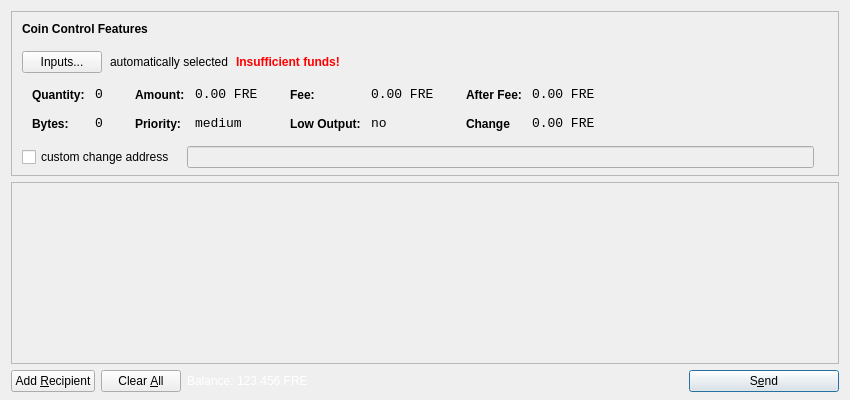
<?xml version="1.0" encoding="UTF-8"?>
<ui version="4.0">
 <class>SendCoinsDialog</class>
 <widget class="QDialog" name="SendCoinsDialog">
  <property name="geometry">
   <rect>
    <x>0</x>
    <y>0</y>
    <width>850</width>
    <height>400</height>
   </rect>
  </property>
  <property name="windowTitle">
   <string>Send Coins</string>
  </property>
  <property name="styleSheet">
   <string notr="true">QListView { background: transparent; }</string>
  </property>
  <layout class="QVBoxLayout" name="verticalLayout" stretch="0,1,0">
   <property name="bottomMargin">
    <number>8</number>
   </property>
   <item>
    <widget class="QFrame" name="frameCoinControl">
     <property name="sizePolicy">
      <sizepolicy hsizetype="Expanding" vsizetype="Expanding">
       <horstretch>0</horstretch>
       <verstretch>0</verstretch>
      </sizepolicy>
     </property>
     <property name="maximumSize">
      <size>
       <width>16777215</width>
       <height>16777215</height>
      </size>
     </property>
     <property name="styleSheet">
      <string notr="true">QListView { background: transparent; }</string>
     </property>
     <property name="frameShape">
      <enum>QFrame::StyledPanel</enum>
     </property>
     <property name="frameShadow">
      <enum>QFrame::Sunken</enum>
     </property>
     <layout class="QVBoxLayout" name="verticalLayoutCoinControl2">
      <property name="spacing">
       <number>6</number>
      </property>
      <property name="leftMargin">
       <number>0</number>
      </property>
      <property name="topMargin">
       <number>0</number>
      </property>
      <property name="rightMargin">
       <number>0</number>
      </property>
      <property name="bottomMargin">
       <number>6</number>
      </property>
      <item>
       <layout class="QVBoxLayout" name="verticalLayoutCoinControl" stretch="0,0,0,0,1">
        <property name="spacing">
         <number>0</number>
        </property>
        <property name="leftMargin">
         <number>10</number>
        </property>
        <property name="topMargin">
         <number>10</number>
        </property>
        <item>
         <layout class="QHBoxLayout" name="horizontalLayoutCoinControl1">
          <property name="bottomMargin">
           <number>15</number>
          </property>
          <item>
           <widget class="QLabel" name="labelCoinControlFeatures">
            <property name="sizePolicy">
             <sizepolicy hsizetype="Preferred" vsizetype="Maximum">
              <horstretch>0</horstretch>
              <verstretch>0</verstretch>
             </sizepolicy>
            </property>
            <property name="font">
             <font>
              <weight>75</weight>
              <bold>true</bold>
             </font>
            </property>
            <property name="styleSheet">
             <string notr="true">font-weight:bold;</string>
            </property>
            <property name="text">
             <string>Coin Control Features</string>
            </property>
           </widget>
          </item>
         </layout>
        </item>
        <item>
         <layout class="QHBoxLayout" name="horizontalLayoutCoinControl2" stretch="0,0,0,0">
          <property name="spacing">
           <number>8</number>
          </property>
          <property name="bottomMargin">
           <number>10</number>
          </property>
          <item>
           <widget class="QPushButton" name="pushButtonCoinControl">
            <property name="styleSheet">
             <string notr="true"/>
            </property>
            <property name="text">
             <string>Inputs...</string>
            </property>
           </widget>
          </item>
          <item>
           <widget class="QLabel" name="labelCoinControlAutomaticallySelected">
            <property name="text">
             <string>automatically selected</string>
            </property>
            <property name="margin">
             <number>5</number>
            </property>
           </widget>
          </item>
          <item>
           <widget class="QLabel" name="labelCoinControlInsuffFunds">
            <property name="font">
             <font>
              <weight>75</weight>
              <bold>true</bold>
             </font>
            </property>
            <property name="styleSheet">
             <string notr="true">color:red;font-weight:bold;</string>
            </property>
            <property name="text">
             <string>Insufficient funds!</string>
            </property>
            <property name="margin">
             <number>5</number>
            </property>
           </widget>
          </item>
          <item>
           <spacer name="horizontalSpacerCoinControl">
            <property name="orientation">
             <enum>Qt::Horizontal</enum>
            </property>
            <property name="sizeHint" stdset="0">
             <size>
              <width>40</width>
              <height>1</height>
             </size>
            </property>
           </spacer>
          </item>
         </layout>
        </item>
        <item>
         <widget class="QWidget" name="widgetCoinControl" native="true">
          <property name="sizePolicy">
           <sizepolicy hsizetype="Preferred" vsizetype="Preferred">
            <horstretch>0</horstretch>
            <verstretch>0</verstretch>
           </sizepolicy>
          </property>
          <property name="minimumSize">
           <size>
            <width>0</width>
            <height>0</height>
           </size>
          </property>
          <property name="styleSheet">
           <string notr="true"/>
          </property>
          <layout class="QHBoxLayout" name="horizontalLayoutCoinControl5">
           <property name="margin">
            <number>0</number>
           </property>
           <item>
            <layout class="QHBoxLayout" name="horizontalLayoutCoinControl3" stretch="0,0,0,1">
             <property name="spacing">
              <number>20</number>
             </property>
             <property name="topMargin">
              <number>0</number>
             </property>
             <property name="bottomMargin">
              <number>10</number>
             </property>
             <item>
              <layout class="QFormLayout" name="formLayoutCoinControl1">
               <property name="horizontalSpacing">
                <number>10</number>
               </property>
               <property name="verticalSpacing">
                <number>14</number>
               </property>
               <property name="leftMargin">
                <number>10</number>
               </property>
               <property name="topMargin">
                <number>4</number>
               </property>
               <property name="rightMargin">
                <number>6</number>
               </property>
               <item row="0" column="0">
                <widget class="QLabel" name="labelCoinControlQuantityText">
                 <property name="styleSheet">
                  <string notr="true">font-weight:bold;</string>
                 </property>
                 <property name="text">
                  <string>Quantity:</string>
                 </property>
                 <property name="margin">
                  <number>0</number>
                 </property>
                </widget>
               </item>
               <item row="0" column="1">
                <widget class="QLabel" name="labelCoinControlQuantity">
                 <property name="font">
                  <font>
                   <family>Monospace</family>
                   <pointsize>10</pointsize>
                  </font>
                 </property>
                 <property name="cursor">
                  <cursorShape>IBeamCursor</cursorShape>
                 </property>
                 <property name="contextMenuPolicy">
                  <enum>Qt::ActionsContextMenu</enum>
                 </property>
                 <property name="text">
                  <string>0</string>
                 </property>
                 <property name="margin">
                  <number>0</number>
                 </property>
                 <property name="textInteractionFlags">
                  <set>Qt::LinksAccessibleByMouse|Qt::TextSelectableByKeyboard|Qt::TextSelectableByMouse</set>
                 </property>
                </widget>
               </item>
               <item row="1" column="0">
                <widget class="QLabel" name="labelCoinControlBytesText">
                 <property name="styleSheet">
                  <string notr="true">font-weight:bold;</string>
                 </property>
                 <property name="text">
                  <string>Bytes:</string>
                 </property>
                </widget>
               </item>
               <item row="1" column="1">
                <widget class="QLabel" name="labelCoinControlBytes">
                 <property name="font">
                  <font>
                   <family>Monospace</family>
                   <pointsize>10</pointsize>
                  </font>
                 </property>
                 <property name="cursor">
                  <cursorShape>IBeamCursor</cursorShape>
                 </property>
                 <property name="contextMenuPolicy">
                  <enum>Qt::ActionsContextMenu</enum>
                 </property>
                 <property name="text">
                  <string>0</string>
                 </property>
                 <property name="textInteractionFlags">
                  <set>Qt::LinksAccessibleByMouse|Qt::TextSelectableByKeyboard|Qt::TextSelectableByMouse</set>
                 </property>
                </widget>
               </item>
              </layout>
             </item>
             <item>
              <layout class="QFormLayout" name="formLayoutCoinControl2">
               <property name="horizontalSpacing">
                <number>10</number>
               </property>
               <property name="verticalSpacing">
                <number>14</number>
               </property>
               <property name="leftMargin">
                <number>6</number>
               </property>
               <property name="topMargin">
                <number>4</number>
               </property>
               <property name="rightMargin">
                <number>6</number>
               </property>
               <item row="0" column="0">
                <widget class="QLabel" name="labelCoinControlAmountText">
                 <property name="styleSheet">
                  <string notr="true">font-weight:bold;</string>
                 </property>
                 <property name="text">
                  <string>Amount:</string>
                 </property>
                 <property name="margin">
                  <number>0</number>
                 </property>
                </widget>
               </item>
               <item row="0" column="1">
                <widget class="QLabel" name="labelCoinControlAmount">
                 <property name="font">
                  <font>
                   <family>Monospace</family>
                   <pointsize>10</pointsize>
                  </font>
                 </property>
                 <property name="cursor">
                  <cursorShape>IBeamCursor</cursorShape>
                 </property>
                 <property name="contextMenuPolicy">
                  <enum>Qt::ActionsContextMenu</enum>
                 </property>
                 <property name="text">
                  <string>0.00 FRE</string>
                 </property>
                 <property name="textInteractionFlags">
                  <set>Qt::LinksAccessibleByMouse|Qt::TextSelectableByKeyboard|Qt::TextSelectableByMouse</set>
                 </property>
                </widget>
               </item>
               <item row="1" column="0">
                <widget class="QLabel" name="labelCoinControlPriorityText">
                 <property name="styleSheet">
                  <string notr="true">font-weight:bold;</string>
                 </property>
                 <property name="text">
                  <string>Priority:</string>
                 </property>
                </widget>
               </item>
               <item row="1" column="1">
                <widget class="QLabel" name="labelCoinControlPriority">
                 <property name="font">
                  <font>
                   <family>Monospace</family>
                   <pointsize>10</pointsize>
                  </font>
                 </property>
                 <property name="cursor">
                  <cursorShape>IBeamCursor</cursorShape>
                 </property>
                 <property name="contextMenuPolicy">
                  <enum>Qt::ActionsContextMenu</enum>
                 </property>
                 <property name="text">
                  <string>medium</string>
                 </property>
                 <property name="textInteractionFlags">
                  <set>Qt::LinksAccessibleByMouse|Qt::TextSelectableByKeyboard|Qt::TextSelectableByMouse</set>
                 </property>
                </widget>
               </item>
              </layout>
             </item>
             <item>
              <layout class="QFormLayout" name="formLayoutCoinControl3">
               <property name="horizontalSpacing">
                <number>10</number>
               </property>
               <property name="verticalSpacing">
                <number>14</number>
               </property>
               <property name="leftMargin">
                <number>6</number>
               </property>
               <property name="topMargin">
                <number>4</number>
               </property>
               <property name="rightMargin">
                <number>6</number>
               </property>
               <item row="0" column="0">
                <widget class="QLabel" name="labelCoinControlFeeText">
                 <property name="styleSheet">
                  <string notr="true">font-weight:bold;</string>
                 </property>
                 <property name="text">
                  <string>Fee:</string>
                 </property>
                 <property name="margin">
                  <number>0</number>
                 </property>
                </widget>
               </item>
               <item row="0" column="1">
                <widget class="QLabel" name="labelCoinControlFee">
                 <property name="font">
                  <font>
                   <family>Monospace</family>
                   <pointsize>10</pointsize>
                  </font>
                 </property>
                 <property name="cursor">
                  <cursorShape>IBeamCursor</cursorShape>
                 </property>
                 <property name="contextMenuPolicy">
                  <enum>Qt::ActionsContextMenu</enum>
                 </property>
                 <property name="text">
                  <string>0.00 FRE</string>
                 </property>
                 <property name="textInteractionFlags">
                  <set>Qt::LinksAccessibleByMouse|Qt::TextSelectableByKeyboard|Qt::TextSelectableByMouse</set>
                 </property>
                </widget>
               </item>
               <item row="1" column="0">
                <widget class="QLabel" name="labelCoinControlLowOutputText">
                 <property name="styleSheet">
                  <string notr="true">font-weight:bold;</string>
                 </property>
                 <property name="text">
                  <string>Low Output:</string>
                 </property>
                </widget>
               </item>
               <item row="1" column="1">
                <widget class="QLabel" name="labelCoinControlLowOutput">
                 <property name="font">
                  <font>
                   <family>Monospace</family>
                   <pointsize>10</pointsize>
                  </font>
                 </property>
                 <property name="cursor">
                  <cursorShape>IBeamCursor</cursorShape>
                 </property>
                 <property name="contextMenuPolicy">
                  <enum>Qt::ActionsContextMenu</enum>
                 </property>
                 <property name="text">
                  <string>no</string>
                 </property>
                 <property name="textInteractionFlags">
                  <set>Qt::LinksAccessibleByMouse|Qt::TextSelectableByKeyboard|Qt::TextSelectableByMouse</set>
                 </property>
                </widget>
               </item>
              </layout>
             </item>
             <item>
              <layout class="QFormLayout" name="formLayoutCoinControl4">
               <property name="horizontalSpacing">
                <number>10</number>
               </property>
               <property name="verticalSpacing">
                <number>14</number>
               </property>
               <property name="leftMargin">
                <number>6</number>
               </property>
               <property name="topMargin">
                <number>4</number>
               </property>
               <property name="rightMargin">
                <number>6</number>
               </property>
               <item row="0" column="0">
                <widget class="QLabel" name="labelCoinControlAfterFeeText">
                 <property name="styleSheet">
                  <string notr="true">font-weight:bold;</string>
                 </property>
                 <property name="text">
                  <string>After Fee:</string>
                 </property>
                 <property name="margin">
                  <number>0</number>
                 </property>
                </widget>
               </item>
               <item row="0" column="1">
                <widget class="QLabel" name="labelCoinControlAfterFee">
                 <property name="font">
                  <font>
                   <family>Monospace</family>
                   <pointsize>10</pointsize>
                  </font>
                 </property>
                 <property name="cursor">
                  <cursorShape>IBeamCursor</cursorShape>
                 </property>
                 <property name="contextMenuPolicy">
                  <enum>Qt::ActionsContextMenu</enum>
                 </property>
                 <property name="text">
                  <string>0.00 FRE</string>
                 </property>
                 <property name="textInteractionFlags">
                  <set>Qt::LinksAccessibleByMouse|Qt::TextSelectableByKeyboard|Qt::TextSelectableByMouse</set>
                 </property>
                </widget>
               </item>
               <item row="1" column="0">
                <widget class="QLabel" name="labelCoinControlChangeText">
                 <property name="styleSheet">
                  <string notr="true">font-weight:bold;</string>
                 </property>
                 <property name="text">
                  <string>Change</string>
                 </property>
                </widget>
               </item>
               <item row="1" column="1">
                <widget class="QLabel" name="labelCoinControlChange">
                 <property name="font">
                  <font>
                   <family>Monospace</family>
                   <pointsize>10</pointsize>
                  </font>
                 </property>
                 <property name="cursor">
                  <cursorShape>IBeamCursor</cursorShape>
                 </property>
                 <property name="contextMenuPolicy">
                  <enum>Qt::ActionsContextMenu</enum>
                 </property>
                 <property name="text">
                  <string>0.00 FRE</string>
                 </property>
                 <property name="textInteractionFlags">
                  <set>Qt::LinksAccessibleByMouse|Qt::TextSelectableByKeyboard|Qt::TextSelectableByMouse</set>
                 </property>
                </widget>
               </item>
              </layout>
             </item>
            </layout>
           </item>
          </layout>
         </widget>
        </item>
        <item>
         <layout class="QHBoxLayout" name="horizontalLayoutCoinControl4" stretch="0,0,0">
          <property name="spacing">
           <number>12</number>
          </property>
          <property name="sizeConstraint">
           <enum>QLayout::SetDefaultConstraint</enum>
          </property>
          <property name="topMargin">
           <number>5</number>
          </property>
          <property name="rightMargin">
           <number>5</number>
          </property>
          <item>
           <widget class="QCheckBox" name="checkBoxCoinControlChange">
            <property name="text">
             <string>custom change address</string>
            </property>
           </widget>
          </item>
          <item>
           <widget class="QLineEdit" name="lineEditCoinControlChange">
            <property name="enabled">
             <bool>false</bool>
            </property>
            <property name="sizePolicy">
             <sizepolicy hsizetype="Expanding" vsizetype="Fixed">
              <horstretch>0</horstretch>
              <verstretch>0</verstretch>
             </sizepolicy>
            </property>
           </widget>
          </item>
          <item>
           <widget class="QLabel" name="labelCoinControlChangeLabel">
            <property name="sizePolicy">
             <sizepolicy hsizetype="Preferred" vsizetype="Expanding">
              <horstretch>0</horstretch>
              <verstretch>0</verstretch>
             </sizepolicy>
            </property>
            <property name="minimumSize">
             <size>
              <width>0</width>
              <height>0</height>
             </size>
            </property>
            <property name="text">
             <string/>
            </property>
            <property name="margin">
             <number>3</number>
            </property>
           </widget>
          </item>
         </layout>
        </item>
        <item>
         <spacer name="verticalSpacerCoinControl">
          <property name="orientation">
           <enum>Qt::Vertical</enum>
          </property>
          <property name="sizeHint" stdset="0">
           <size>
            <width>800</width>
            <height>1</height>
           </size>
          </property>
         </spacer>
        </item>
       </layout>
      </item>
     </layout>
    </widget>
   </item>
   <item>
    <widget class="QScrollArea" name="scrollArea">
     <property name="widgetResizable">
      <bool>true</bool>
     </property>
     <widget class="QWidget" name="scrollAreaWidgetContents">
      <property name="geometry">
       <rect>
        <x>0</x>
        <y>0</y>
        <width>828</width>
        <height>162</height>
       </rect>
      </property>
      <layout class="QVBoxLayout" name="verticalLayout_2">
       <property name="margin">
        <number>0</number>
       </property>
       <item>
        <layout class="QVBoxLayout" name="entries">
         <property name="spacing">
          <number>6</number>
         </property>
        </layout>
       </item>
       <item>
        <spacer name="verticalSpacer">
         <property name="orientation">
          <enum>Qt::Vertical</enum>
         </property>
         <property name="sizeHint" stdset="0">
          <size>
           <width>20</width>
           <height>40</height>
          </size>
         </property>
        </spacer>
       </item>
      </layout>
     </widget>
    </widget>
   </item>
   <item>
    <layout class="QHBoxLayout" name="horizontalLayout">
     <item>
      <widget class="QPushButton" name="addButton">
       <property name="toolTip">
        <string>Send to multiple recipients at once</string>
       </property>
       <property name="text">
        <string>Add &amp;Recipient</string>
       </property>
       <property name="icon">
        <iconset resource="../bitcoin.qrc">
         <normaloff>:/icons/add</normaloff>:/icons/add</iconset>
       </property>
       <property name="autoDefault">
        <bool>false</bool>
       </property>
      </widget>
     </item>
     <item>
      <widget class="QPushButton" name="clearButton">
       <property name="sizePolicy">
        <sizepolicy hsizetype="Minimum" vsizetype="Fixed">
         <horstretch>0</horstretch>
         <verstretch>0</verstretch>
        </sizepolicy>
       </property>
       <property name="toolTip">
        <string>Remove all transaction fields</string>
       </property>
       <property name="text">
        <string>Clear &amp;All</string>
       </property>
       <property name="icon">
        <iconset resource="../bitcoin.qrc">
         <normaloff>:/icons/remove</normaloff>:/icons/remove</iconset>
       </property>
       <property name="autoRepeatDelay">
        <number>300</number>
       </property>
       <property name="autoDefault">
        <bool>false</bool>
       </property>
      </widget>
     </item>
     <item>
      <layout class="QHBoxLayout" name="horizontalLayout_2">
       <property name="spacing">
        <number>3</number>
       </property>
       <item>
        <widget class="QLabel" name="label">
         <property name="sizePolicy">
          <sizepolicy hsizetype="Preferred" vsizetype="Fixed">
           <horstretch>0</horstretch>
           <verstretch>0</verstretch>
          </sizepolicy>
         </property>
	     <property name="styleSheet">
	      <string notr="true">color: rgb(255, 255, 255);</string>
		 </property>
         <property name="text">
          <string>Balance:</string>
         </property>
        </widget>
       </item>
       <item>
        <widget class="QLabel" name="labelBalance">
         <property name="sizePolicy">
          <sizepolicy hsizetype="Preferred" vsizetype="Fixed">
           <horstretch>0</horstretch>
           <verstretch>0</verstretch>
          </sizepolicy>
         </property>
         <property name="cursor">
          <cursorShape>IBeamCursor</cursorShape>
         </property>
		 <property name="styleSheet">
	      <string notr="true">color: rgb(255, 255, 255);</string>
		 </property>
         <property name="text">
          <string>123.456 FRE</string>
         </property>
         <property name="textInteractionFlags">
          <set>Qt::LinksAccessibleByMouse|Qt::TextSelectableByKeyboard|Qt::TextSelectableByMouse</set>
         </property>
        </widget>
       </item>
      </layout>
     </item>
     <item>
      <spacer name="horizontalSpacer">
       <property name="orientation">
        <enum>Qt::Horizontal</enum>
       </property>
       <property name="sizeHint" stdset="0">
        <size>
         <width>40</width>
         <height>20</height>
        </size>
       </property>
      </spacer>
     </item>
     <item>
      <widget class="QPushButton" name="sendButton">
       <property name="minimumSize">
        <size>
         <width>150</width>
         <height>0</height>
        </size>
       </property>
       <property name="toolTip">
        <string>Confirm the send action</string>
       </property>
       <property name="text">
        <string>S&amp;end</string>
       </property>
       <property name="icon">
        <iconset resource="../bitcoin.qrc">
         <normaloff>:/icons/send</normaloff>:/icons/send</iconset>
       </property>
       <property name="default">
        <bool>true</bool>
       </property>
      </widget>
     </item>
    </layout>
   </item>
  </layout>
 </widget>
 <resources>
  <include location="../bitcoin.qrc"/>
 </resources>
 <connections/>
</ui>
